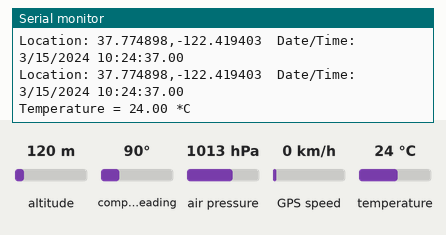
The sketch below on a simulated Arduino Uno, built with avr-gcc and run on an emulated ATmega328P. On the bench: the last lines printed to the serial monitor. The inputs (shaded band) are chosen by the test bench; at power-on: temperature 24 °C, altitude 120 m, compass heading 90°, air pressure 1013 hPa, GPS speed 0 km/h. Storage starts empty; the GPS gets a fix after 3 s at 37.7749, -122.4194 with 8 satellites.

Above: at 7.8 s.
7.9 s: temperature set to 10.7 °C
At 9.86 s:
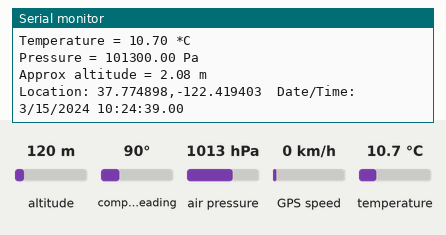
12.1 s: temperature set to 9.5 °C
At 13.07 s:
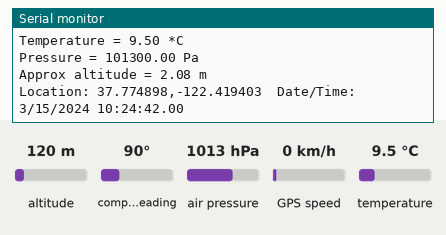
Timing chart, 0 to 15.1 s (numbered marks = the images above; inputs shaded):
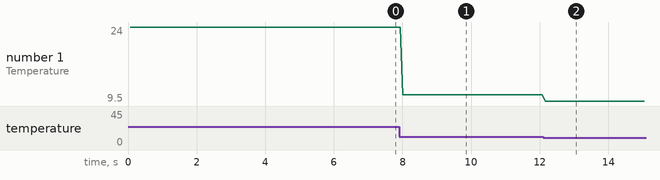

The sketch:

Avionics.ino
```cpp
#include <TinyGPS++.h>
#include <SoftwareSerial.h>
/*
   This sample sketch demonstrates the normal use of a TinyGPS++ (TinyGPSPlus) object.
   It requires the use of SoftwareSerial, and assumes that you have a
   9600-baud serial GPS device hooked up on pins 4(rx) and 3(tx).
*/
static const int RXPin = 3, TXPin = 2;
static const uint32_t GPSBaud = 9600;

// The TinyGPS++ object
TinyGPSPlus gps;

// The serial connection to the GPS device
SoftwareSerial ss(RXPin, TXPin);

#include <Wire.h>
#include <SPI.h>
#include <Adafruit_BMP280.h>
#include <SD.h>

File myFile;

#define BMP280_ADDRESS 0x76
Adafruit_BMP280 bmp; // I2C
int pasttime = 0;

float temperature;
float pressure;
float altitude;

void setup()
{
  Serial.begin(9600);

  if (!SD.begin(6)) {
    Serial.println("SD initialization failed!");
    while (1);
  }
  Serial.println("SD initialization done.");

  // myFile = SD.open("gps.txt", FILE_WRITE);
  // SD.remove("gps.txt");
  //myFile = SD.open("gps.txt", FILE_WRITE);
  //myFile.println("Time, Latitude, Longitude, GPStime");
  //myFile.close();

  ss.begin(GPSBaud);


  Serial.println(F("BMP280 test"));
  unsigned status;
  status = bmp.begin(BMP280_ADDRESS);
  // if (!status) {
  //   Serial.println(F("Could not find a valid BMP280 sensor, check wiring or "
  //                     "try a different address!"));
  //   Serial.print("SensorID was: 0x"); Serial.println(bmp.sensorID(),16);
  //   Serial.print("        ID of 0xFF probably means a bad address, a BMP 180 or BMP 085\n");
  //   Serial.print("   ID of 0x56-0x58 represents a BMP 280,\n");
  //   Serial.print("        ID of 0x60 represents a BME 280.\n");
  //   Serial.print("        ID of 0x61 represents a BME 680.\n");
  //   while (1) delay(10);
  // }else{
  //   Serial.println(F("BMP280 test success"));
  // }

  /* Default settings from datasheet. */
  bmp.setSampling(Adafruit_BMP280::MODE_NORMAL,     /* Operating Mode. */
                  Adafruit_BMP280::SAMPLING_X2,     /* Temp. oversampling */
                  Adafruit_BMP280::SAMPLING_X16,    /* Pressure oversampling */
                  Adafruit_BMP280::FILTER_X16,      /* Filtering. */
                  Adafruit_BMP280::STANDBY_MS_500); /* Standby time. */

  // myFile = SD.open("gps_bmp.txt", FILE_WRITE);
  // SD.remove("gps_bmp.txt");

  myFile = SD.open("gps1.txt", FILE_WRITE);
  myFile.println("Time, Latitude, Longitude, GPStime");
  myFile.close();

  myFile = SD.open("bmp1.txt", FILE_WRITE);
  myFile.println("Time, Temperature, Pressure, Altitude");
  myFile.close();

}

void loop()
{
  // This sketch displays information every time a new sentence is correctly encoded.


    temperature = bmp.readTemperature();
    pressure = bmp.readPressure();
    altitude = bmp.readAltitude();
    Serial.print(F("Temperature = "));
    Serial.print(String(temperature));
    Serial.println(" *C");

    Serial.print(F("Pressure = "));
    Serial.print(String(pressure));
    Serial.println(" Pa");

    Serial.print(F("Approx altitude = "));
    Serial.print(String(altitude)); /* Adjusted to local forecast! */
    Serial.println(" m");


    myFile = SD.open("bmp1.txt", FILE_WRITE);
    if(myFile){

      myFile.print(String(millis()));
      myFile.print(", ");
      myFile.print((String(temperature)));
      myFile.print(", ");
      myFile.print(String(pressure));
      myFile.print(", ");
      myFile.println(String(altitude));

      myFile.close();
    }else{
      Serial.println("sd card error");
    }

    while (ss.available() > 0)
    if (gps.encode(ss.read()))
      displayInfo();

  if (millis() > 5000 && gps.charsProcessed() < 10)
  {
    Serial.println(F("No GPS detected: check wiring."));
    while(true);
  }
}

void displayInfo()
{
  Serial.print(F("Location: "));
 // if (gps.location.isValid())
 // {
    Serial.print(gps.location.lat(), 6);
    Serial.print(F(","));
    Serial.print(gps.location.lng(), 6);


    myFile = SD.open("gps1.txt", FILE_WRITE);
    myFile.print(String(millis()));
    myFile.print(", ");
    myFile.print(String(gps.location.lat(), 6));
    myFile.print(", ");
    myFile.print(String(gps.location.lng(), 6));

 // }
 // else
 // {
 //   Serial.print(F("INVALID"));
 // }

  Serial.print(F("  Date/Time: "));
  if (gps.date.isValid())
  {
    Serial.print(gps.date.month());
    Serial.print(F("/"));
    Serial.print(gps.date.day());
    Serial.print(F("/"));
    Serial.print(gps.date.year());
  }
  else
  {
    Serial.print(F("INVALID"));
  }

  Serial.print(F(" "));
  if (gps.time.isValid())
  {
    if (gps.time.hour() < 10) Serial.print(F("0"));
    Serial.print(gps.time.hour());
    Serial.print(F(":"));
    if (gps.time.minute() < 10) Serial.print(F("0"));
    Serial.print(gps.time.minute());
    Serial.print(F(":"));
    if (gps.time.second() < 10) Serial.print(F("0"));
    Serial.print(gps.time.second());
    Serial.print(F("."));
    if (gps.time.centisecond() < 10) Serial.print(F("0"));
    Serial.print(gps.time.centisecond());

    myFile.print(", ");
    myFile.print(gps.time.hour());
    myFile.print(F(":"));
    myFile.print(gps.time.minute());
    myFile.print(F(":"));
    myFile.print(gps.time.second());
    myFile.print(F("."));
    myFile.println(gps.time.centisecond());
  }
  else
  {
    Serial.print(F("INVALID"));
    myFile.print(", ");
    myFile.println("?");
  }
  myFile.close();

  Serial.println();  }
```

Measured:
- after the input at 7.9 s, the serial monitor: prints a new line after 0.11 s (image 1)
- after the input at 12.1 s, the serial monitor: prints a new line after 0.06 s (image 2)
- plotted number 1: 24 → 10.7 after the input at 7.9 s, 10.7 → 9.5 after the input at 12.1 s
